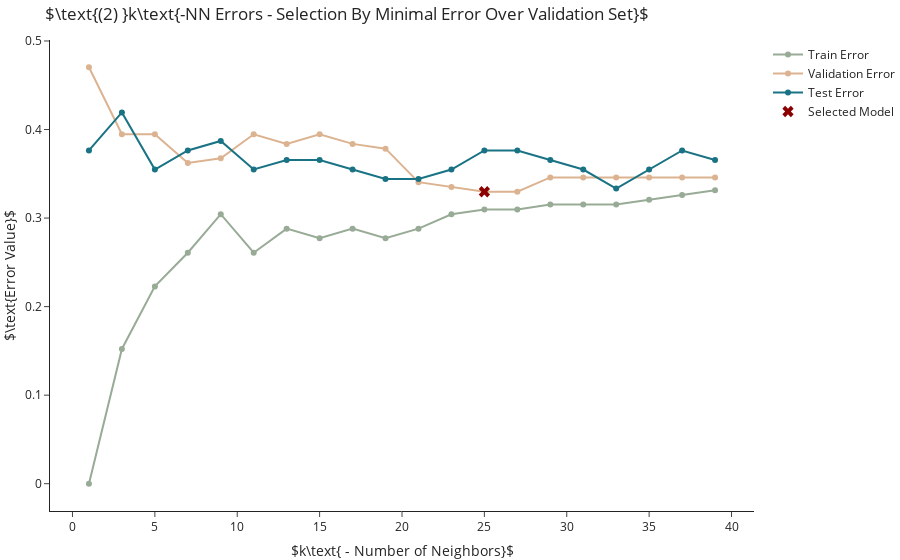

Notebook code cell kept with this figure:
### Markdown cell above
## Model Selection Based On A Validation Set

For the next approach we follow the following scheme:
1. Split training set into a training portion and a validation portion.
2. Train models over training portion.
3. Evaluate models over validation set and choose the one with the lowest error over the validation set.

Since evaluation over the validation set provides an unbiased estimator of the generalization error (see proof in course book), this approach approximates the unknown generalization error and aims to select the model that we assume to perform best by that error.

As evident by Figure 2, we do not select anymore the model where $k=1$ and instead choose the model where $k=25$. We can see that for all values of $k$ the validation- and test errors are similar, empirically showing how these independent sets can provide an unbiased estimation of the generalization error.

### Code cell
# Split training set into training- and validation sets
n = int(X_train.shape[0]*0.5)
X_train_smaller, y_train_smaller = X_train[:n], y_train[:n]
X_val, y_val = X_train[n:], y_train[n:]


# Train and evaluate models for all values of k
train_errors, val_errors, test_errors = [], [], []
for k in k_range:
    model = KNeighborsClassifier(k).fit(X_train_smaller, y_train_smaller)
    train_errors.append(1 - model.score(X_train_smaller, y_train_smaller))
    val_errors.append(1 - model.score(X_val, y_val))
    test_errors.append(1-model.score(X_test, y_test))


# Select model with lowest training error
min_ind = np.argmin(np.array(val_errors))
selected_k = np.array(k_range)[min_ind]
selected_error = val_errors[min_ind]


# Plot train- and test errors as well as which model (value of k) was selected
fig = go.Figure([ 
    go.Scatter(name='Train Error', x=k_range, y=train_errors, mode='markers+lines', marker_color='rgb(152,171,150)'),
    go.Scatter(name='Validation Error', x=k_range, y=val_errors, mode='markers+lines', marker_color='rgb(220,179,144)'),
    go.Scatter(name='Test Error', x=k_range, y=test_errors, mode='markers+lines', marker_color='rgb(25,115,132)'), 
    go.Scatter(name='Selected Model', x=[selected_k], y=[selected_error], mode='markers', marker=dict(color='darkred', symbol="x", size=10))
]).update_layout(title=r"$\text{(2) }k\text{-NN Errors - Selection By Minimal Error Over Validation Set}$", 
                 xaxis_title=r"$k\text{ - Number of Neighbors}$", 
                 yaxis_title=r"$\text{Error Value}$").show()

### Figure 1 — Plotly figure (JSON) as saved in the notebook; plotly's stock layout.template omitted (floating-point values rounded to 4 significant figures)
{"data": [{"marker": {"color": "rgb(152,171,150)"}, "mode": "markers+lines", "name": "Train Error", "type": "scatter", "x": [1, 3, 5, 7, 9, 11, 13, 15, 17, 19, 21, 23, 25, 27, 29, 31, 33, 35, 37, 39], "y": [0, 0.1522, 0.2228, 0.2609, 0.3043, 0.2609, 0.288, 0.2772, 0.288, 0.2772, 0.288, 0.3043, 0.3098, 0.3098, 0.3152, 0.3152, 0.3152, 0.3207, 0.3261, 0.3315]}, {"marker": {"color": "rgb(220,179,144)"}, "mode": "markers+lines", "name": "Validation Error", "type": "scatter", "x": [1, 3, 5, 7, 9, 11, 13, 15, 17, 19, 21, 23, 25, 27, 29, 31, 33, 35, 37, 39], "y": [0.4703, 0.3946, 0.3946, 0.3622, 0.3676, 0.3946, 0.3838, 0.3946, 0.3838, 0.3784, 0.3405, 0.3351, 0.3297, 0.3297, 0.3459, 0.3459, 0.3459, 0.3459, 0.3459, 0.3459]}, {"marker": {"color": "rgb(25,115,132)"}, "mode": "markers+lines", "name": "Test Error", "type": "scatter", "x": [1, 3, 5, 7, 9, 11, 13, 15, 17, 19, 21, 23, 25, 27, 29, 31, 33, 35, 37, 39], "y": [0.3763, 0.4194, 0.3548, 0.3763, 0.3871, 0.3548, 0.3656, 0.3656, 0.3548, 0.3441, 0.3441, 0.3548, 0.3763, 0.3763, 0.3656, 0.3548, 0.3333, 0.3548, 0.3763, 0.3656]}, {"marker": {"color": "darkred", "size": 10, "symbol": "x"}, "mode": "markers", "name": "Selected Model", "type": "scatter", "x": [25], "y": [0.3297]}], "layout": {"title": {"text": "$\\text{(2) }k\\text{-NN Errors - Selection By Minimal Error Over Validation Set}$"}, "xaxis": {"title": {"text": "$k\\text{ - Number of Neighbors}$"}}, "yaxis": {"title": {"text": "$\\text{Error Value}$"}}}}
